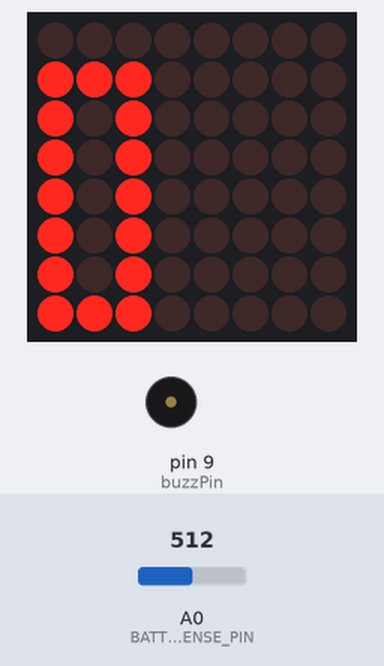
This sketch was run on a simulated Arduino Uno, built with avr-gcc and run on an emulated ATmega328P. Parts: 8×8 LED matrix, buzzer (waves = sounding, pin HIGH). The inputs (shaded band) are chosen by the test bench; at power-on: A0 (BATTERY_SENSE_PIN) = 512. Pins used as bus, display or sensor lines are not drawn.

Above: at 2.2 s.
2.3 s: A0 (BATTERY_SENSE_PIN) set to 900
At 3.0 s:
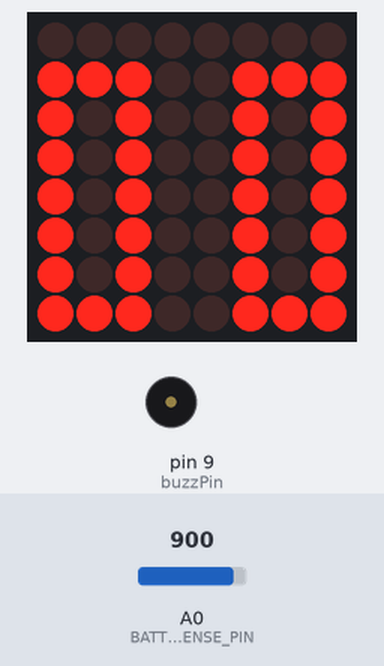
4.0 s: A0 (BATTERY_SENSE_PIN) set to 1023
At 4.4 s:
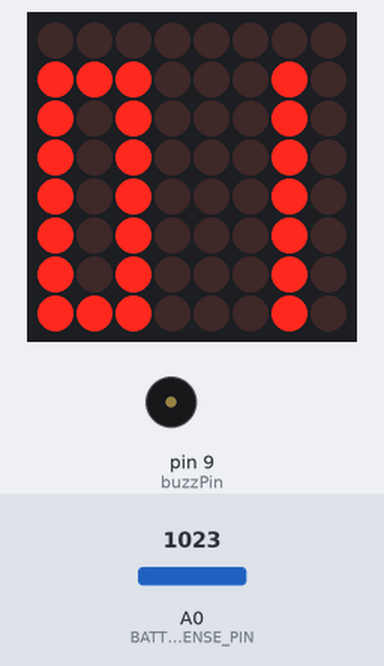
5.5 s: A0 (BATTERY_SENSE_PIN) set to 716
At 6.9 s:
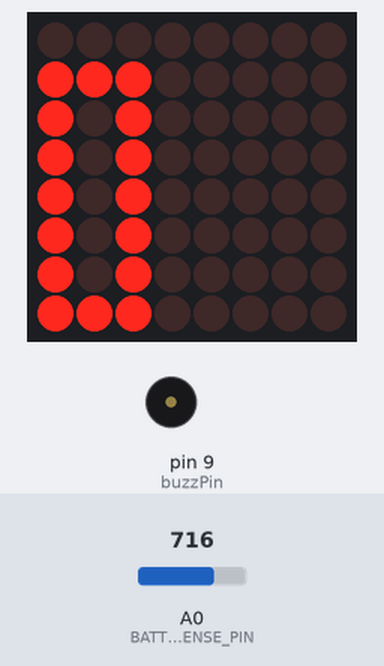
Timing chart, 0 to 8.5 s (numbered marks = the images above; inputs shaded):
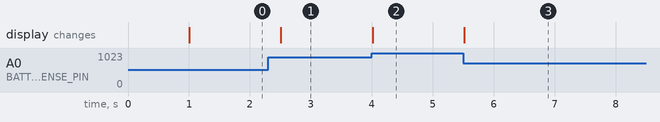

The sketch:

06_battery_level.ino
```cpp
#include <SPI.h>
#include <Adafruit_GFX.h>
#include <Max72xxPanel.h>
#include <EEPROM.h>

#define VMIN 3.6  // Battery Level 0%
#define VMAX 4.2  // Batter Level 100%
#define VBAT_PER_BITS 0.0041056  // Volts per bit on the A0 pin, VMAX / 1023 = 3.44 / 1023 = 0.0033625
#define BATTERY_SENSE_PIN A0


int pinCS = 10; // Attach CS to this pin, DIN to MOSI and CLK to SCK (cf http://arduino.cc/en/Reference/SPI )
int numberOfHorizontalDisplays = 1;
int numberOfVerticalDisplays = 1;
Max72xxPanel matrix = Max72xxPanel(pinCS, numberOfHorizontalDisplays, numberOfVerticalDisplays);


static const unsigned char num0[] =
{B000,
B111,
B101,
B101,
B101,
B101,
B101,
B111};

static const unsigned char num1[] =
{B000,
B010,
B010,
B010,
B010,
B010,
B010,
B010};

static const unsigned char num2[] =
{B000,
B111,
B001,
B001,
B111,
B100,
B100,
B111};

static const unsigned char num3[] =
{B000,
B111,
B001,
B001,
B111,
B001,
B001,
B111};

static const unsigned char num4[] =
{B000,
B101,
B101,
B101,
B111,
B001,
B001,
B001};

static const unsigned char num5[] =
{B000,
B111,
B100,
B100,
B111,
B001,
B001,
B111};

static const unsigned char num6[] =
{B000,
B111,
B100,
B100,
B111,
B101,
B101,
B111};

static const unsigned char num7[] =
{B000,
B111,
B001,
B001,
B001,
B001,
B001,
B001};

static const unsigned char num8[] =
{B000,
B111,
B101,
B101,
B111,
B101,
B101,
B111};

static const unsigned char num9[] =
{B000,
B111,
B101,
B101,
B111,
B001,
B001,
B111};

const unsigned char PROGMEM setAlarm_bitmap[] =
{ B00011000,
  B00111100,
  B01100110,
  B01000010,
  B01000010,
  B11000011,
  B11111111,
  B00011000
};

const unsigned char PROGMEM countDown_bitmap[] =
{ B00000000,
  B01111100,
  B01000100,
  B00101000,
  B00010000,
  B00101000,
  B01000100,
  B01111100
};

const unsigned char PROGMEM pause_bitmap[] =
{B00000000,
B01100110,
B01100110,
B01100110,
B01100110,
B01100110,
B01100110,
B00000000};

const unsigned char PROGMEM resume_bitmap[] =
{B00000000,
B00010000,
B00011000,
B00011100,
B00011110,
B00011100,
B00011000,
B00010000};


//data
static unsigned char*  numbers[10] = {num0, num1, num2, num3, num4,num5,num6,num7,num8,num9};
int digitArr[4]={0,0,0,0};
int state = 0;//0=set time; 1=countdown; 2=alart;
int countDownData[6] = {0, 0, 0, 0, 0}; //minute,second,off/on/pause,current minute, current second
unsigned long countDownTimer = millis();
unsigned long aniTimer = millis();
int aniState=0;
int tempA;
int tempB;
int buzzPin = 9;
int brightness = 1;
int shortCut[2]={25,5};
int autoPowerOffTime = 10;//10 minutes;
unsigned long idleTimer = millis();
//key
int btnSet = 2;
int btnLeft = 4;
int btnRight = 3;
int btnA = 5;//5 minute shortcut
int btnB = 6;//25 minute shortcut
int power = 7;

String key = "0";
char hexaKeys[] = {'L', 'R', 'S', 'A', 'B'};
int keyArray[] = {btnLeft, btnRight, btnSet, btnA, btnB}; //start, -, +
int lastKey;
unsigned long btnTimer[5];

int btnState[5]={0,0,0,0,0}; //0->no press 1-> new press; 2-> short press; 3-> long press;
int longPressTime[5]={800,800,2000,800,800};


 void setup() {
  pinMode(A0, INPUT);
  analogReference(INTERNAL);
  pinMode(power,OUTPUT);
  digitalWrite(power, HIGH);
  Serial.begin(9600);
  matrix.setIntensity(brightness);
  matrix.setRotation(0, 2);
  pinMode(btnLeft, INPUT_PULLUP);
  pinMode(btnRight, INPUT_PULLUP);
  pinMode(btnSet, INPUT_PULLUP);
  pinMode(btnA, INPUT_PULLUP);
  pinMode(btnB, INPUT_PULLUP);
  pinMode(buzzPin, OUTPUT);
  digitalWrite(buzzPin, LOW);
  delay(1000);
 }

 void loop() {
  drawDisplay();
  delay(500);
}


void drawDisplay(){


  int sensorValue = analogRead(A0);    // Read Analog Value               // Calculate Battery Level (Percent)
  int pcnt = map(sensorValue, 900,1023,0,100);
  if(pcnt>=100){
    countDownData[3]=1;
    countDownData[4]=0;
  }else{
    countDownData[3]=0;
    countDownData[4] = pcnt;
    }
  countDownData[4] = pcnt;
  /*
  Serial.print("raw data: ");
  Serial.print(sensorValue);
  Serial.print("  new data: ");
  Serial.println(pcnt);
  */
  digitFormate();
  matrix.fillScreen(LOW);

  if(1){//digit mode
    if(countDownData[3]==0){//less than 1 minute,display second
      for(int i=0;i<3;i++){
        for(int n=0;n<8;n++){
          matrix.drawPixel(i+tempA,n,bitRead(numbers[digitArr[2]][n],2-i));
        }
      }
      for(int i=0;i<3;i++){
        for(int n=0;n<8;n++){
          matrix.drawPixel(i+5+tempB,n,bitRead(numbers[digitArr[3]][n],2-i));
        }
      }
    }else{//greater than 1 minute,display minute
      for(int i=0;i<3;i++){
        for(int n=0;n<8;n++){
          matrix.drawPixel(i+tempA,n,bitRead(numbers[digitArr[0]][n],2-i));
        }
      }
      for(int i=0;i<3;i++){
        for(int n=0;n<8;n++){
          matrix.drawPixel(i+5+tempB,n,bitRead(numbers[digitArr[1]][n],2-i));
        }
      }
    }

    matrix.write(); // Send bitmap to display
  }else{//animation mode

  }
}

void digitFormate(){
  if(countDownData[3]<10){
    digitArr[0]=0;
    digitArr[1]=countDownData[3];
  }else{
    digitArr[1]=countDownData[3]%10;
    digitArr[0]=(countDownData[3]/10)%10;
  }

  if(countDownData[4]<10){
    digitArr[2]=0;
    digitArr[3]=countDownData[4];
  }else{
    digitArr[3]=countDownData[4]%10;
    digitArr[2]=(countDownData[4]/10)%10;
  }
}
```

Measured:
- after the input at 2.3 s, the display: changes after 0.21 s (image 1)
- after the input at 4.0 s, the display: changes at once (image 2)
- after the input at 5.5 s, the display: changes at once (image 3)
